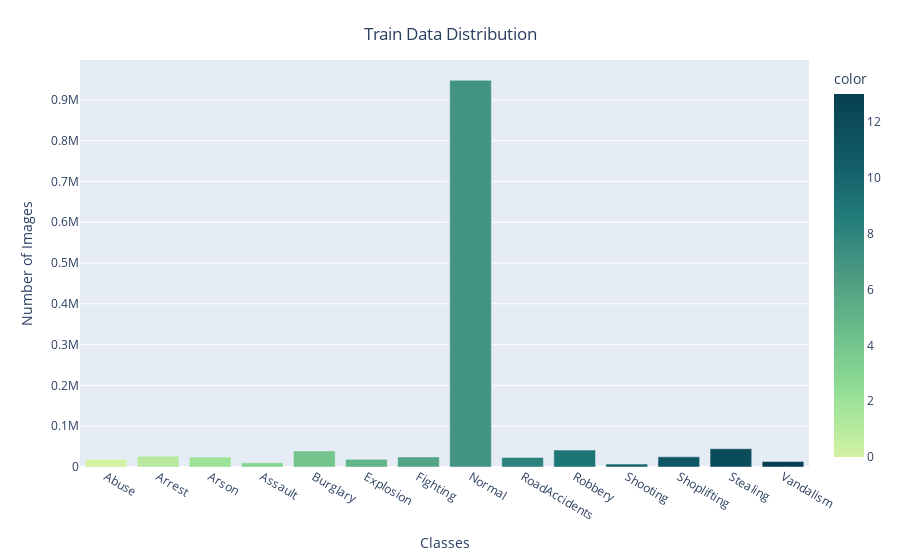

Notebook cell for this chart:
### Code cell
import seaborn as sns
import plotly.express as px
import os
import numpy as np

fig = px.bar(x = CLASS_LABELS,
             y = [list(train_dataset.targets).count(i) for i in np.unique(train_dataset.targets)] , 
             color = np.unique(train_dataset.targets) ,
             color_continuous_scale="Emrld") 
fig.update_xaxes(title="Classes")
fig.update_yaxes(title = "Number of Images")
fig.update_layout(showlegend = True,
    title = {
        'text': 'Train Data Distribution ',
        'y':0.95,
        'x':0.5,
        'xanchor': 'center',
        'yanchor': 'top'})
fig.show()

### Figure 1 — Plotly figure (JSON) as saved in the notebook; plotly's stock layout.template omitted (floating-point values rounded to 4 significant figures)
{"data": [{"alignmentgroup": "True", "hovertemplate": "x=%{x}<br>y=%{y}<br>color=%{marker.color}<extra></extra>", "legendgroup": "", "marker": {"color": [0, 1, 2, 3, 4, 5, 6, 7, 8, 9, 10, 11, 12, 13], "coloraxis": "coloraxis", "pattern": {"shape": ""}}, "name": "", "offsetgroup": "", "orientation": "v", "showlegend": false, "textposition": "auto", "type": "bar", "x": ["Abuse", "Arrest", "Arson", "Assault", "Burglary", "Explosion", "Fighting", "Normal", "RoadAccidents", "Robbery", "Shooting", "Shoplifting", "Stealing", "Vandalism"], "xaxis": "x", "y": [19076, 26397, 24421, 10360, 39504, 18753, 24684, 947768, 23486, 41493, 7140, 24835, 44802, 13626], "yaxis": "y"}], "layout": {"barmode": "relative", "coloraxis": {"colorbar": {"title": {"text": "color"}}, "colorscale": [[0, "rgb(211, 242, 163)"], [0.1667, "rgb(151, 225, 150)"], [0.3333, "rgb(108, 192, 139)"], [0.5, "rgb(76, 155, 130)"], [0.6667, "rgb(33, 122, 121)"], [0.8333, "rgb(16, 89, 101)"], [1, "rgb(7, 64, 80)"]]}, "legend": {"tracegroupgap": 0}, "margin": {"t": 60}, "showlegend": true, "title": {"text": "Train Data Distribution ", "x": 0.5, "xanchor": "center", "y": 0.95, "yanchor": "top"}, "xaxis": {"anchor": "y", "domain": [0, 1], "title": {"text": "Classes"}}, "yaxis": {"anchor": "x", "domain": [0, 1], "title": {"text": "Number of Images"}}}}
